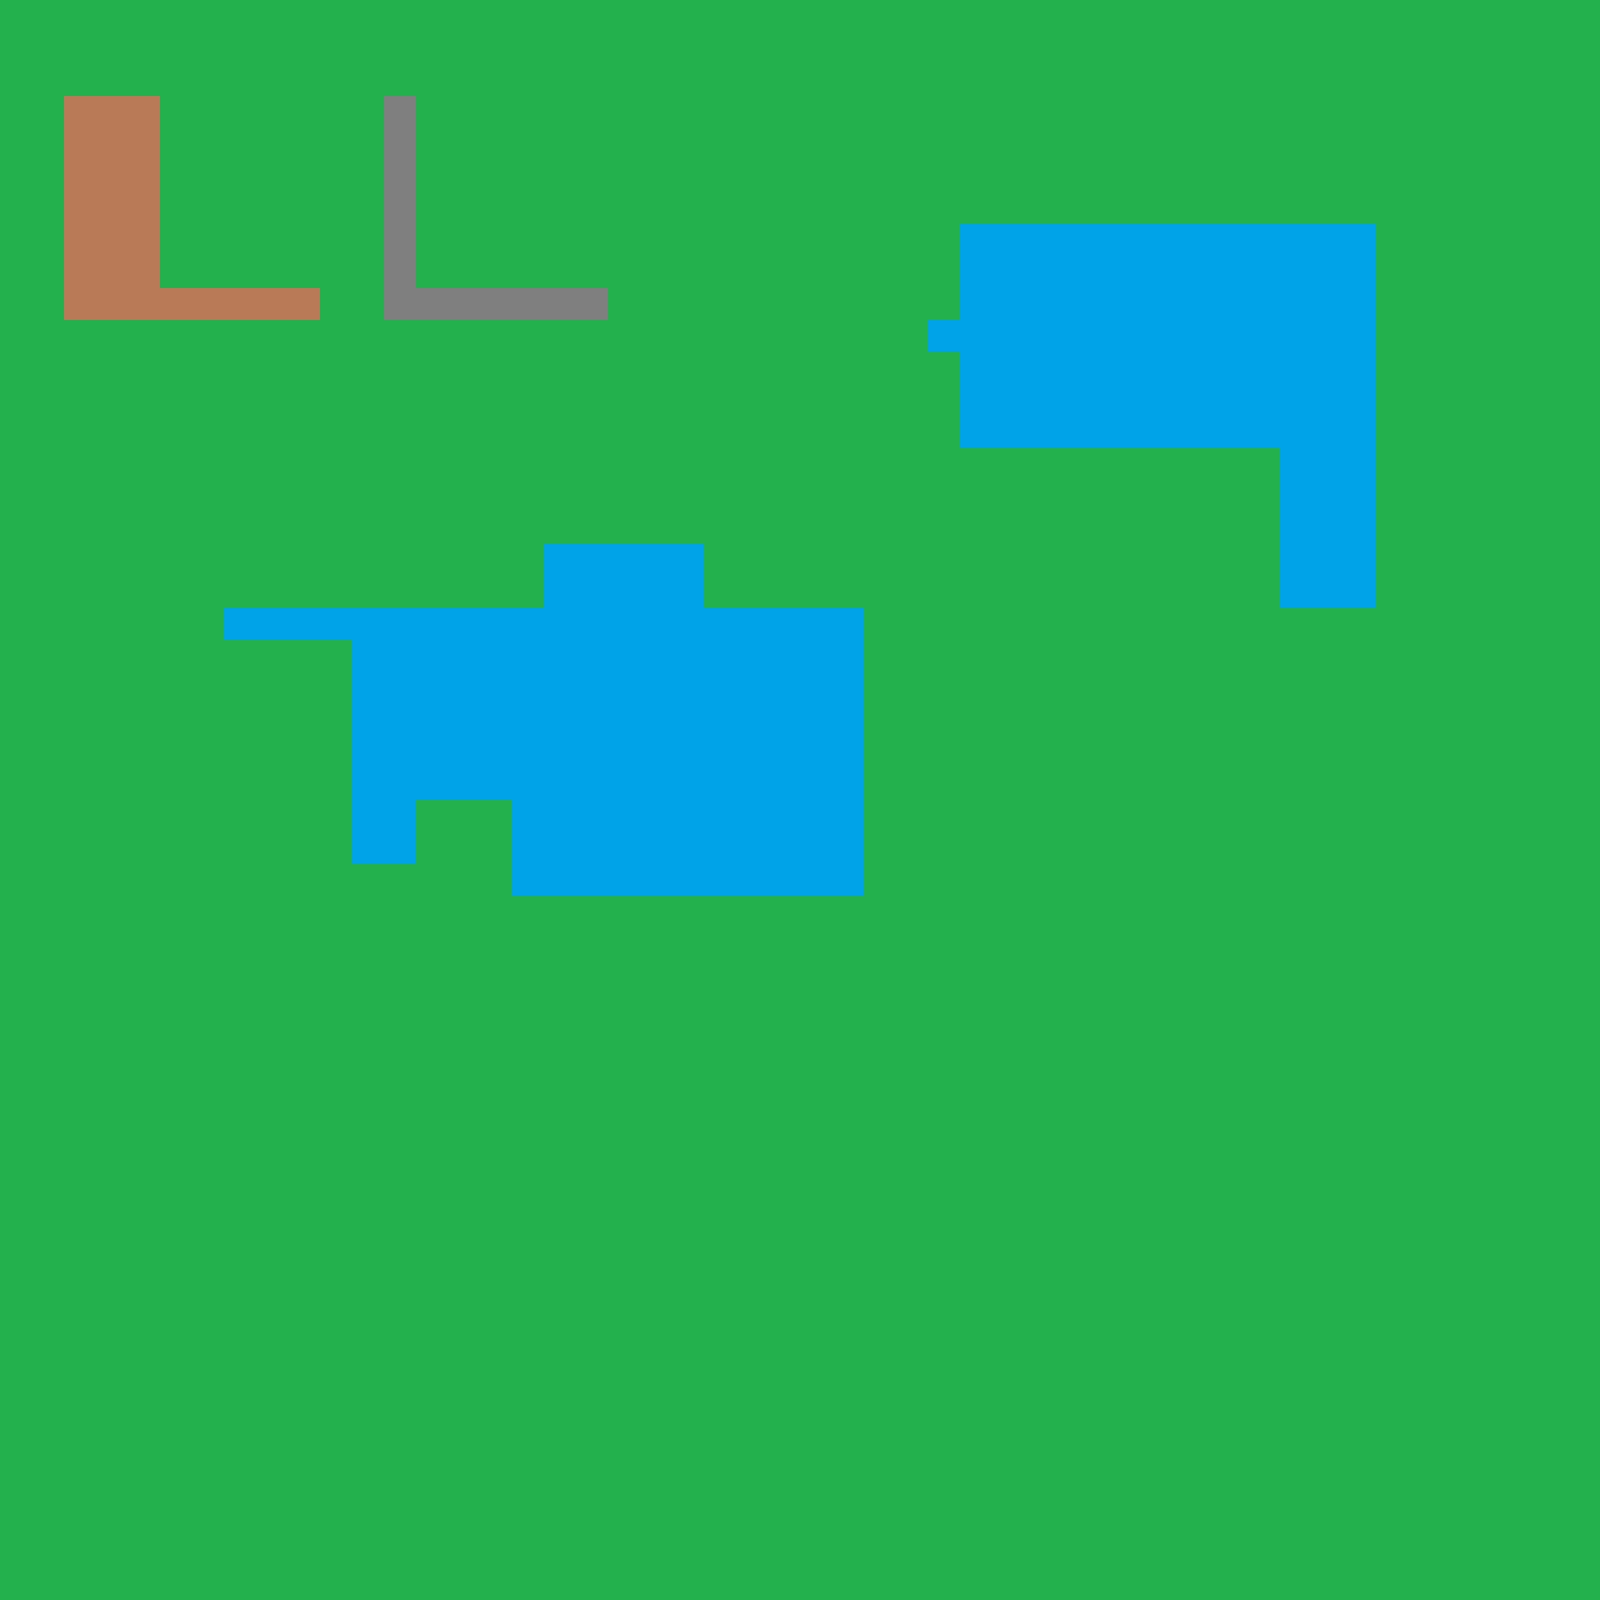

The image is a tile-based game level rendered from a .tmx file. Its description and source (layers, tilesets, objects; grid data summarised) follow:
An orthogonal 50x50 tile map with 32x32 px tiles, 3 tile layers (background, brick, iron) and 3 objects.

<map version="1.0" tiledversion="1.0.2" orientation="orthogonal" renderorder="right-down" width="50" height="50" tilewidth="32" tileheight="32" nextobjectid="17">
 <tileset firstgid="1" source="raw_tankworld.tsx" />
 <layer name="background" width="50" height="50">
  <data>[2500 cells, 2500 non-empty, 4 distinct tile ids]</data>
 </layer>
 <layer name="brick" width="50" height="50">
  <properties>
   <property name="collidable" type="bool" value="true" />
   <property name="colltype" value="brick" />
  </properties>
  <data>[2500 cells, 26 non-empty, 1 distinct tile ids]</data>
 </layer>
 <objectgroup name="b" visible="0">
  <object id="12" x="-12" y="-8">
   <properties>
    <property name="collidable" type="bool" value="true" />
   </properties>
   <polyline points="0,0 1616,0 1616,1614 -2,1614 -2,2" />
  </object>
 </objectgroup>
 <objectgroup name="water" visible="0">
  <properties>
   <property name="collidable" type="bool" value="true" />
   <property name="colltype" value="water" />
  </properties>
  <object id="7" x="348" y="640">
   <properties>
    <property name="colltype" value="water" />
   </properties>
   <polyline points="0,0 2,224 66,222 66,164 165,165 164,255 514,255 515,-31 356,-31 356,-95 196,-95 196,-35 -128,-33 -128,-3 -3,-1" />
  </object>
  <object id="16" x="958" y="220">
   <properties>
    <property name="colltype" value="water" />
   </properties>
   <polyline points="0,0 2,230 320,228 322,388 418,386 418,4 0,-2" />
  </object>
 </objectgroup>
 <layer name="iron" width="50" height="50">
  <data>[2500 cells, 13 non-empty, 1 distinct tile ids]</data>
 </layer>
</map>
